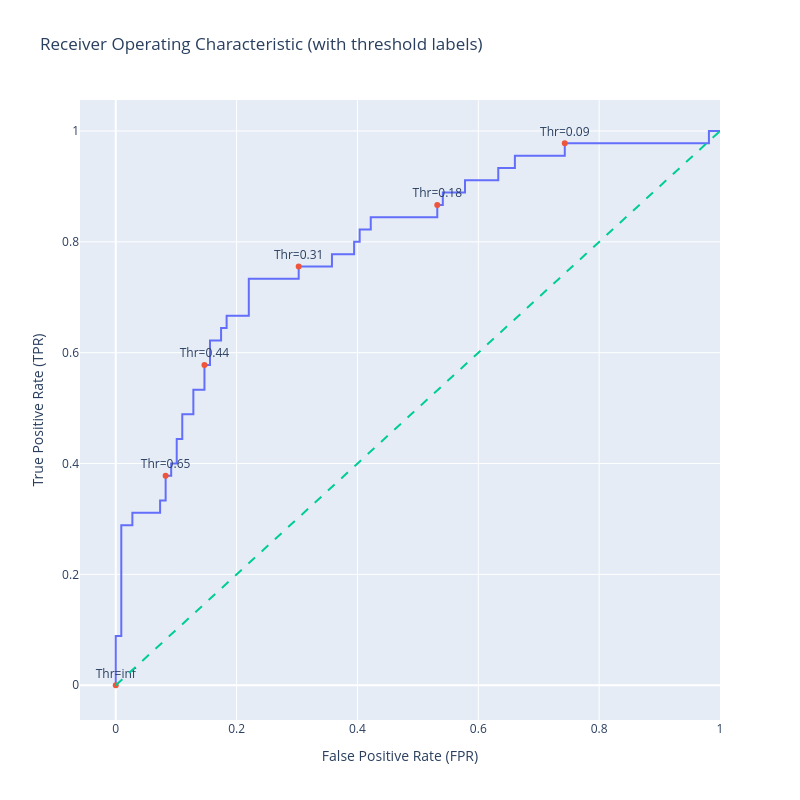

The cell this chart's notebook holds for it:
### Markdown cell above
---
## Step 7 — Plot the Basic ROC Curve (with Threshold Labels)

This plot shows:
1. **The ROC curve** — the path of TPR vs FPR as threshold decreases
2. **Threshold labels** — annotated every 10th point to show which threshold corresponds to each position on the curve
3. **Diagonal baseline** — the random-guessing reference line (AUC = 0.5)

> **How to read this plot:**
> - Moving **up and left** along the curve = good (high TPR, low FPR)
> - Moving **right** = threshold dropped further, catching more positives but also more false alarms
> - A curve that **hugs the top-left corner** → better classifier
> - A curve **on the diagonal** → model is no better than random

> **Note:** We filter every 10th threshold (`n=10`) to avoid label clutter on the plot.

### Code cell
import plotly.graph_objects as go
import numpy as np

# --- Trace 1: The ROC curve line ---
trace0 = go.Scatter(
    x=fpr,
    y=tpr,
    mode='lines',
    name='ROC curve'
)

# --- Trace 2: Threshold annotations (every 10th point to avoid clutter) ---
n = 10
indices = np.arange(len(thresholds)) % n == 0  # Boolean mask: True every 10th index

trace1 = go.Scatter(
    x=fpr[indices],
    y=tpr[indices],
    mode='markers+text',
    name='Threshold points',
    text=[f"Thr={thr:.2f}" for thr in thresholds[indices]],  # label each dot
    textposition='top center'
)

# --- Trace 3: Diagonal baseline (random classifier) ---
trace2 = go.Scatter(
    x=[0, 1],
    y=[0, 1],
    mode='lines',
    name='Random (Area = 0.5)',
    line=dict(dash='dash')   # dashed line to distinguish from the ROC curve
)

layout = go.Layout(
    title='Receiver Operating Characteristic (with threshold labels)',
    xaxis=dict(title='False Positive Rate (FPR)'),
    yaxis=dict(title='True Positive Rate (TPR)'),
    autosize=False,
    width=800,
    height=800,
    showlegend=False
)

fig = go.Figure(data=[trace0, trace1, trace2], layout=layout)
fig.show()

### Figure 1 — Plotly figure (JSON) as saved in the notebook; plotly's stock layout.template omitted (floating-point values rounded to 4 significant figures)
{"data": [{"mode": "lines", "name": "ROC curve", "type": "scatter", "x": [0, 0, 0, 0.009174, 0.009174, 0.02752, 0.02752, 0.07339, 0.07339, 0.08257, 0.08257, 0.09174, 0.09174, 0.1009, 0.1009, 0.1101, 0.1101, 0.1284, 0.1284, 0.1468, 0.1468, 0.156, 0.156, 0.1743, 0.1743, 0.1835, 0.1835, 0.2202, 0.2202, 0.3028, 0.3028, 0.3578, 0.3578, 0.3945, 0.3945, 0.4037, 0.4037, 0.422, 0.422, 0.5321, 0.5321, 0.5413, 0.5413, 0.578, 0.578, 0.633, 0.633, 0.6606, 0.6606, 0.7431, 0.7431, 0.9817, 0.9817, 1], "y": [0, 0.02222, 0.08889, 0.08889, 0.2889, 0.2889, 0.3111, 0.3111, 0.3333, 0.3333, 0.3778, 0.3778, 0.4, 0.4, 0.4444, 0.4444, 0.4889, 0.4889, 0.5333, 0.5333, 0.5778, 0.5778, 0.6222, 0.6222, 0.6444, 0.6444, 0.6667, 0.6667, 0.7333, 0.7333, 0.7556, 0.7556, 0.7778, 0.7778, 0.8, 0.8, 0.8222, 0.8222, 0.8444, 0.8444, 0.8667, 0.8667, 0.8889, 0.8889, 0.9111, 0.9111, 0.9333, 0.9333, 0.9556, 0.9556, 0.9778, 0.9778, 1, 1]}, {"mode": "markers+text", "name": "Threshold points", "text": ["Thr=inf", "Thr=0.65", "Thr=0.44", "Thr=0.31", "Thr=0.18", "Thr=0.09"], "textposition": "top center", "type": "scatter", "x": [0, 0.08257, 0.1468, 0.3028, 0.5321, 0.7431], "y": [0, 0.3778, 0.5778, 0.7556, 0.8667, 0.9778]}, {"line": {"dash": "dash"}, "mode": "lines", "name": "Random (Area = 0.5)", "type": "scatter", "x": [0, 1], "y": [0, 1]}], "layout": {"autosize": false, "height": 800, "showlegend": false, "title": {"text": "Receiver Operating Characteristic (with threshold labels)"}, "width": 800, "xaxis": {"title": {"text": "False Positive Rate (FPR)"}}, "yaxis": {"title": {"text": "True Positive Rate (TPR)"}}}}
